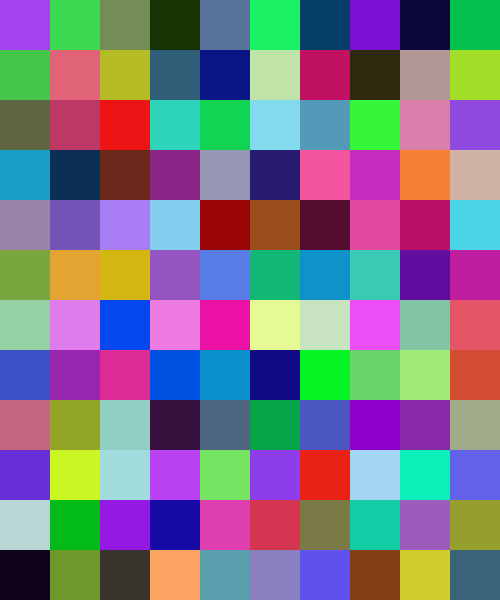
Frame 1 (no input)
Frame 60 (the mouse pressed at the canvas centre just before this capture): identical to frame 1, image omitted
Frame 120 (the mouse held since frame 60 and released just before this capture): identical to frame 1, image omitted

The Processing sketch that drew this single still picture (run headless with seeded random() and noise(); from frame 60 on, the mouse is pressed at the canvas centre):

// Processing sketch: w04_19_for_loop_grid
// ── w04_19_for_loop_grid.pde
int size;

void setup() {
  size(500, 600);
  background(0);
  noStroke();

  size = 50;
  for (int y=0; y<height; y += size) {
    for (int x=0; x<width; x += size) {
      fill(random(255), random(255), random(255));
      rect(x, y, size, size);
    }
  }
}

void draw() {
  //
}
